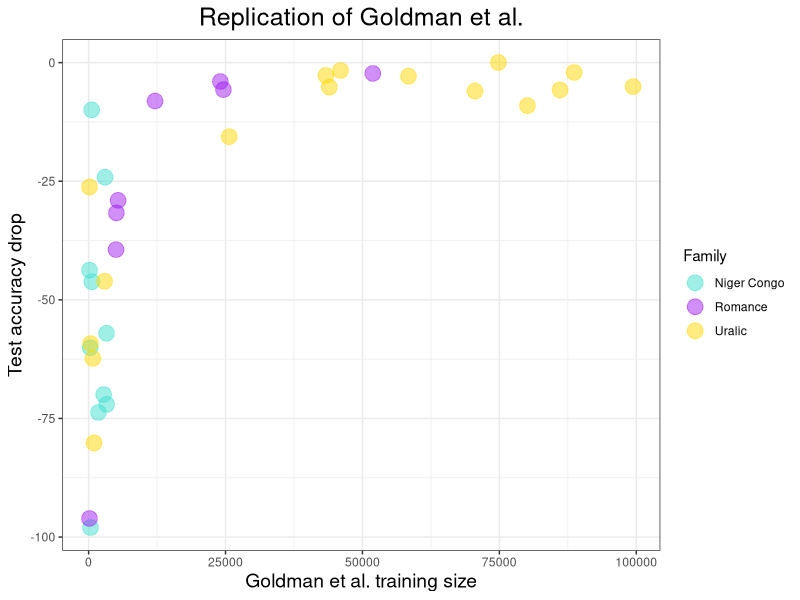
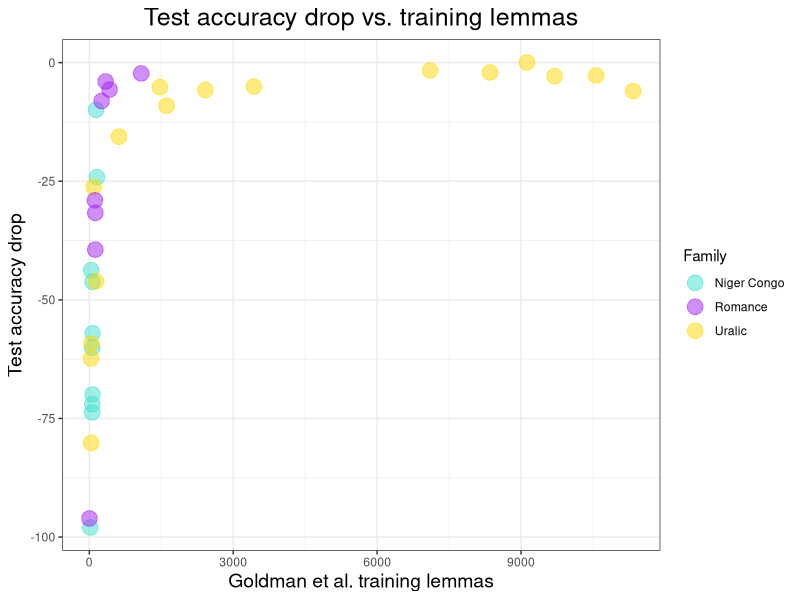
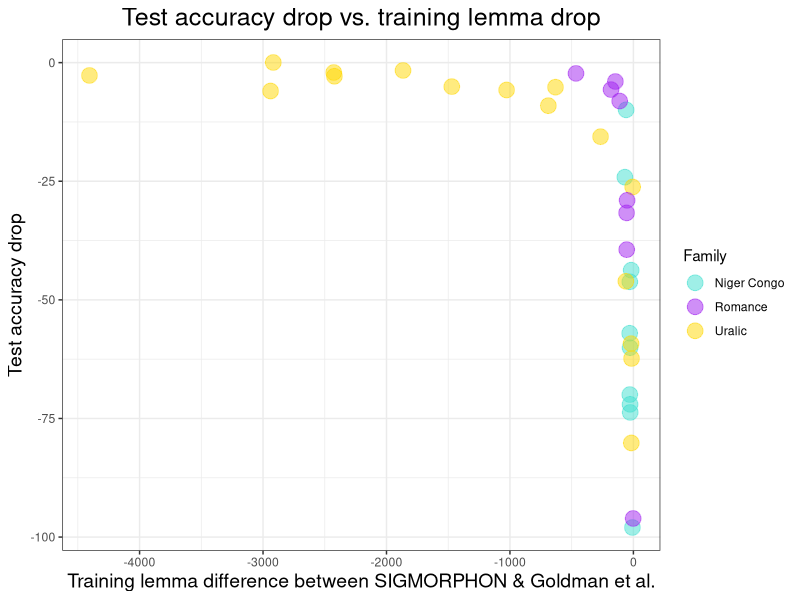
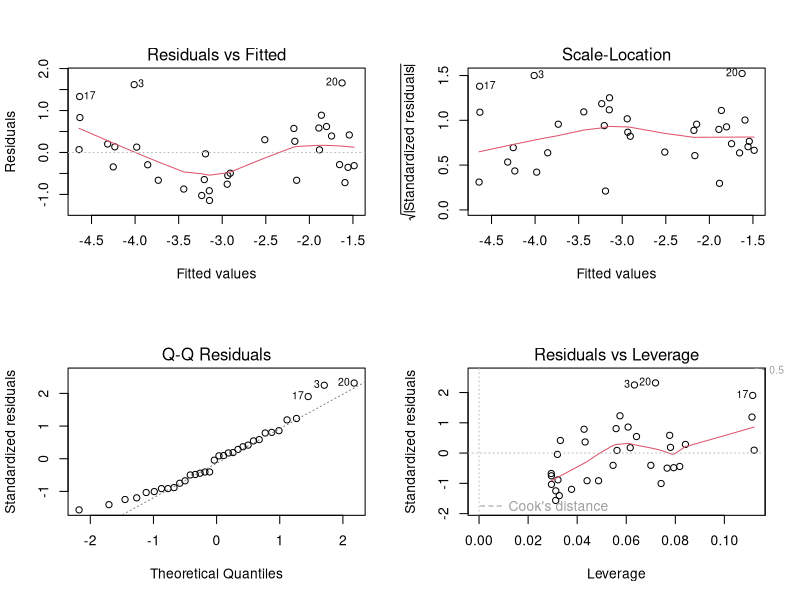
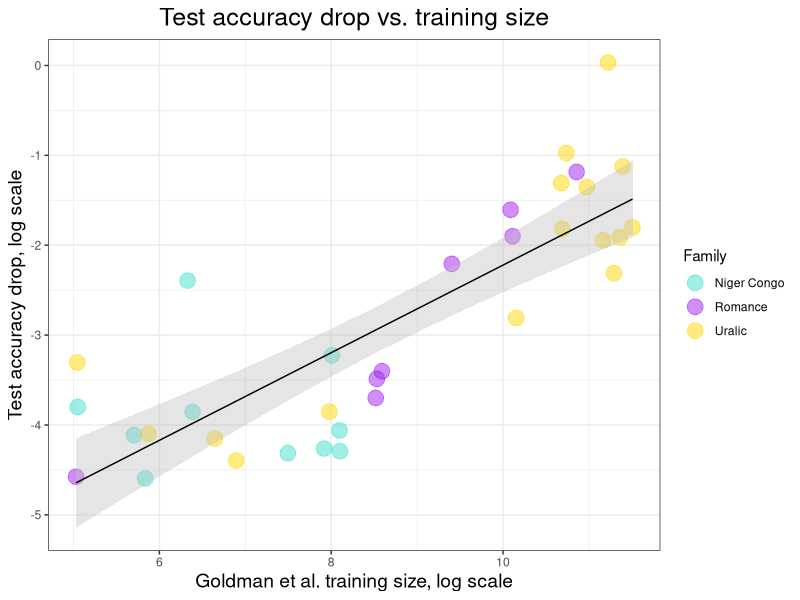
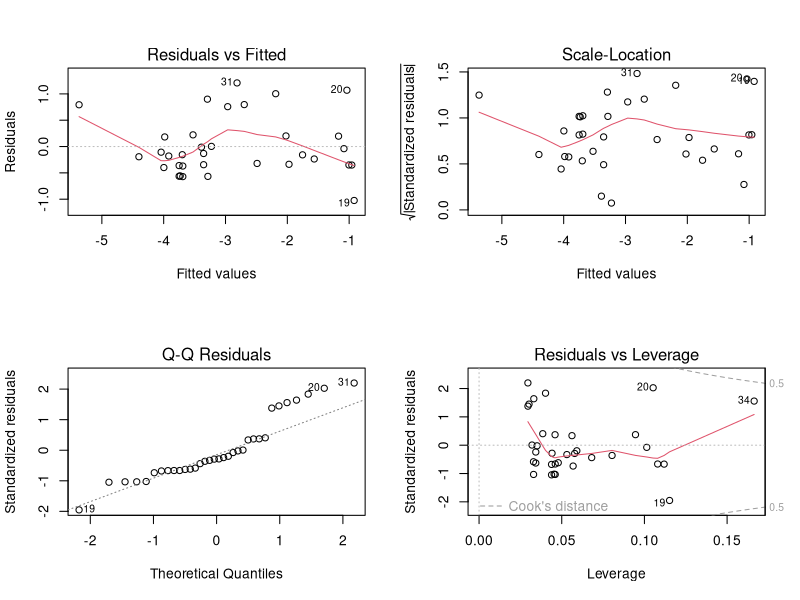
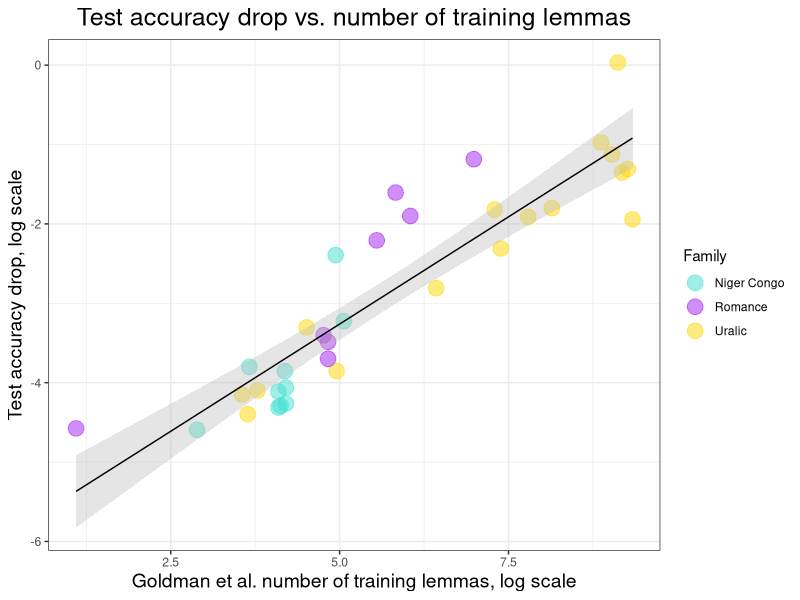
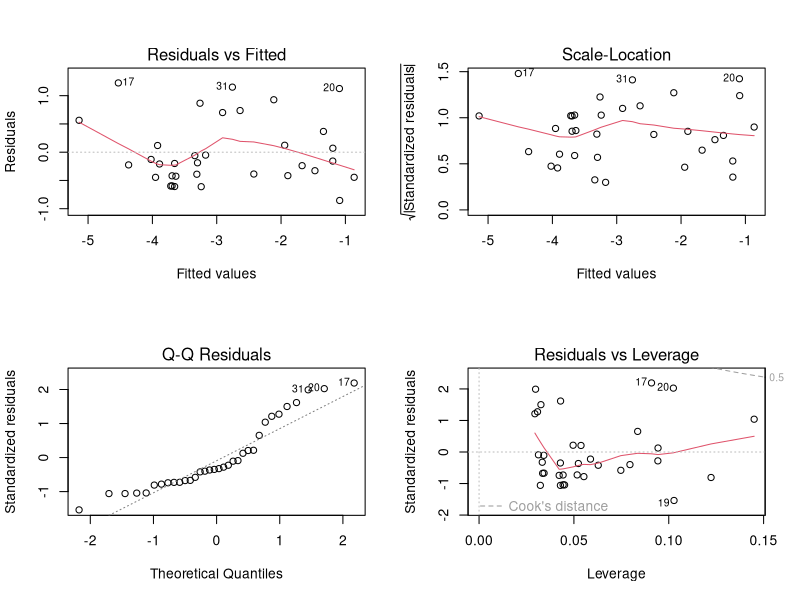

Write the R code that produced these figures, in order.
## ---- chunk 1
library(ggplot2)
library(tidyverse)
library(car)
library(mgcv)
require(splines)
## ---- chunk 2
df<-read.csv("replication/replication_complete.csv")

# Make the family column pretty 
df$Family = str_to_title(str_replace(df$Family, "_", " "))

# We're going to be making a lot of log-log plots, so lets make our lives easier:
df$log_test_acc_drop = -1*log((-1*df$test_acc_drop)+1)
df$log_train_lemma_diff = -1*log(-1*df$train_lemma_diff_raw)
## ---- chunk 3
df %>% 
  ggplot(aes(Goldman_train_size, test_acc_drop)) + 
  geom_point(aes(colour = Family), size = 5, alpha = 0.5) + 
  scale_color_manual(values=c("turquoise", "purple", "gold")) + 
  theme_bw() + 
  xlab("Goldman et al. training size") + 
  ylab("Test accuracy drop") + 
  ggtitle("Replication of Goldman et al.") + 
  theme(plot.title = element_text(hjust=0.5, size=18), 
        axis.title.y = element_text(size=14),
        axis.title.x = element_text(size=14),
        )
## ---- chunk 4
df %>% 
  ggplot(aes(Goldman_train_lemmas, test_acc_drop)) + 
  geom_point(aes(colour = Family), size = 5, alpha = 0.5) + 
  scale_color_manual(values=c("turquoise", "purple", "gold")) + 
  theme_bw() + 
  xlab("Goldman et al. training lemmas") + 
  ylab("Test accuracy drop") + 
  ggtitle("Test accuracy drop vs. training lemmas") + 
  theme(plot.title = element_text(hjust=0.5, size=18), 
        axis.title.y = element_text(size=14),
        axis.title.x = element_text(size=14),
  )
## ---- chunk 5
df %>% 
  ggplot(aes(train_lemma_diff_raw, test_acc_drop)) + 
  geom_point(aes(colour = Family), size = 5, alpha = 0.5) + 
  scale_color_manual(values=c("turquoise", "purple", "gold")) + 
  theme_bw() + 
  xlab("Training lemma difference between SIGMORPHON & Goldman et al.") + 
  ylab("Test accuracy drop") + 
  ggtitle("Test accuracy drop vs. training lemma drop") + 
  theme(plot.title = element_text(hjust=0.5, size=18), 
        axis.title.y = element_text(size=14),
        axis.title.x = element_text(size=14),
  )
## ---- chunk 6
# We'll use this helper function to run our stats
correlations <- function(a, b){
  for (m in list("pearson", "spearman", "kendall")){
    # Supressing warnings bc we'll get them whenever there are ties 
    suppressWarnings(res <- cor.test(a, b, method = m))
    formatted <- sprintf("%s: %f (p = %e)", res$method, res$estimate, res$p.value)
    print(formatted)
  }
}

# We'll use this helper function to get information about our model
eval_model <- function(model, df){
  rsquared = summary(model)$r.squared
  AIC = AIC(model)
  results <- sprintf("R^2: %f, AIC: %f", rsquared, AIC)
  print(results)
  layout(matrix(c(1,2,3,4),2,2)) 
  plot(model)
  return(predict(model, df, se = TRUE))
}

# We'll use this helper function to compare two models 
compare_models <- function(model_both, model_single){
  layout(matrix(c(1,2,3,4),2,2)) 
  plot(model_both)
  AIC = AIC(model_both)
  anovap = anova(model_both, model_single)$`Pr(>F)`[-1]
  results <- sprintf("AIC: %f, ANOVA p: %f", AIC, anovap)
  print(results)
  vif(model_both)
}
## ---- chunk 7
train_size_lm = lm(log_test_acc_drop ~ log(Goldman_train_size), data = df)
pred <- eval_model(train_size_lm, df)

df %>% 
  ggplot(aes(log(Goldman_train_size), log_test_acc_drop)) + 
  geom_point(aes(colour = Family), size = 5, alpha = 0.5) + 
  scale_color_manual(values=c("turquoise", "purple", "gold")) + 
  theme_bw() + 
  xlab("Goldman et al. training size, log scale") + 
  ylab("Test accuracy drop, log scale") + 
  ggtitle("Test accuracy drop vs. training size") + 
  theme(plot.title = element_text(hjust=0.5, size=18), 
        axis.title.y = element_text(size=14),
        axis.title.x = element_text(size=14),
  )  +
  geom_ribbon(aes(x = log(Goldman_train_size), 
                  ymin = pred$fit - 2 * pred$se.fit, 
                  ymax = pred$fit + 2 * pred$se.fit), 
              fill = "grey", 
              alpha = .4) + 
  geom_line(aes(x = log(Goldman_train_size), y = pred$fit), color = "black")

correlations(log(df$Goldman_train_size), df$log_test_acc_drop)
## ---- chunk 8
train_lemma_lm = lm(log_test_acc_drop ~ log(Goldman_train_lemmas), data = df)
pred <- eval_model(train_lemma_lm, df)

df %>% 
  ggplot(aes(log(Goldman_train_lemmas), log_test_acc_drop)) + 
  geom_point(aes(colour = Family), size = 5, alpha = 0.5) + 
  scale_color_manual(values=c("turquoise", "purple", "gold")) + 
  theme_bw() + 
  xlab("Goldman et al. number of training lemmas, log scale") + 
  ylab("Test accuracy drop, log scale") + 
  ggtitle("Test accuracy drop vs. number of training lemmas") + 
  theme(plot.title = element_text(hjust=0.5, size=18), 
        axis.title.y = element_text(size=14),
        axis.title.x = element_text(size=14),
  )  + 
  geom_ribbon(aes(x = log(Goldman_train_lemmas), 
                 ymin = pred$fit - 2 * pred$se.fit, 
                 ymax = pred$fit + 2 * pred$se.fit), 
             fill = "grey", 
             alpha = .4) + 
  geom_line(aes(x = log(Goldman_train_lemmas), y = pred$fit), color = "black")

correlations(log(df$Goldman_train_lemmas), df$log_test_acc_drop)
## ---- chunk 9
lemma_drop_lm = lm(log_test_acc_drop ~ log_train_lemma_diff, data = df)
pred <- eval_model(lemma_drop_lm, df)

df %>% 
  ggplot(aes(log_train_lemma_diff, log_test_acc_drop)) + 
  geom_point(aes(colour = Family), size = 5, alpha = 0.5) + 
  scale_color_manual(values=c("turquoise", "purple", "gold")) + 
  theme_bw() + 
  xlab("Training lemma drop, log scale") + 
  ylab("Test accuracy drop, log scale") + 
  ggtitle("Test accuracy drop vs. training lemma drop") +
  theme(plot.title = element_text(hjust=0.5, size=18), 
        axis.title.y = element_text(size=14),
        axis.title.x = element_text(size=14),
  )  + 
  geom_ribbon(aes(x = log_train_lemma_diff, 
                 ymin = pred$fit - 2 * pred$se.fit, 
                 ymax = pred$fit + 2 * pred$se.fit), 
             fill = "grey", 
             alpha = .4) + 
  geom_line(aes(x = log_train_lemma_diff, y = pred$fit), color = "black")

correlations(df$log_train_lemma_diff, df$log_test_acc_drop)
## ---- chunk 10
df %>% 
  ggplot(aes(log(Goldman_train_size), log(Goldman_train_lemmas))) + 
  geom_point(aes(colour = Family), size = 5, alpha = 0.5) + 
  scale_color_manual(values=c("turquoise", "purple", "gold")) + 
  theme_bw() + 
  xlab("Goldman et al. training size, log scale") + 
  ylab("Goldman et al. number of training lemmas, log scale") + 
  ggtitle("Training size vs. training lemmas, log scale") + 
  theme(plot.title = element_text(hjust=0.5, size=18), 
        axis.title.y = element_text(size=14),
        axis.title.x = element_text(size=14),
  )  + 
  stat_smooth(method="lm", color="black", size=0.5, alpha = 0.5)

correlations(log(df$Goldman_train_size), log(df$Goldman_train_lemmas))
## ---- chunk 11
df %>%
  ggplot(aes(log(Goldman_train_size), log_train_lemma_diff)) + 
  geom_point(aes(colour = Family), size = 5, alpha = 0.5) + 
  scale_color_manual(values=c("turquoise", "purple", "gold")) + 
  theme_bw() + 
  xlab("Goldman et al. training size, log scale") + 
  ylab("Training lemma difference, log scale") + 
  ggtitle("Training size vs. training lemma drop") + 
  theme(plot.title = element_text(hjust=0.5, size=18), 
        axis.title.y = element_text(size=14),
        axis.title.x = element_text(size=14),
  )  + 
  stat_smooth(method="lm", color="black", size=0.5, alpha = 0.5)

correlations(log(df$Goldman_train_size), df$log_train_lemma_diff)
## ---- chunk 12
df %>%
  ggplot(aes(log(Goldman_train_lemmas), log_train_lemma_diff)) + 
  geom_point(aes(colour = Family), size = 5, alpha = 0.5) + 
  scale_color_manual(values=c("turquoise", "purple", "gold")) + 
  theme_bw() + 
  xlab("Goldman et al. training lemmas, log scale") + 
  ylab("Training lemma difference, log scale") + 
  ggtitle("Training lemmas vs. training lemma drop") + 
  theme(plot.title = element_text(hjust=0.5, size=18), 
        axis.title.y = element_text(size=14),
        axis.title.x = element_text(size=14),
  )  + 
  stat_smooth(method="lm", color="black", size=0.5, alpha = 0.5)

correlations(log(df$Goldman_train_lemmas), df$log_train_lemma_diff)
## ---- chunk 13
lemmas_plus_train_lm = lm(log_test_acc_drop ~ log(Goldman_train_size) + log(Goldman_train_lemmas), data = df)
compare_models(lemmas_plus_train_lm, train_lemma_lm)
## ---- chunk 14
lemmas_drop_lm = lm(log_test_acc_drop ~ log(Goldman_train_lemmas) + log_train_lemma_diff, data = df)
compare_models(lemmas_drop_lm, train_lemma_lm)
## ---- chunk 15
ns_train_size_lm = lm(log_test_acc_drop ~ ns(log(Goldman_train_size), df=3), data = df)
pred <- eval_model(ns_train_size_lm, df)

df %>% 
  ggplot(aes(log(Goldman_train_size), log_test_acc_drop)) + 
  geom_point(aes(colour = Family), size = 5, alpha = 0.5) + 
  scale_color_manual(values=c("turquoise", "purple", "gold")) + 
  theme_bw() + 
  xlab("Goldman et al. training size, log scale") + 
  ylab("Test accuracy drop, log scale") + 
  ggtitle("Test accuracy drop vs. training size") + 
  theme(plot.title = element_text(hjust=0.5, size=18), 
        axis.title.y = element_text(size=14),
        axis.title.x = element_text(size=14),
  )  +
  geom_ribbon(aes(x = log(Goldman_train_size), 
                  ymin = pred$fit - 2 * pred$se.fit, 
                  ymax = pred$fit + 2 * pred$se.fit), 
              fill = "grey", 
              alpha = .4) + 
  geom_line(aes(x = log(Goldman_train_size), y = pred$fit), color = "black")
## ---- chunk 16
ns_train_lemma_lm = lm(log_test_acc_drop ~ ns(log(Goldman_train_lemmas), df = 3), data = df)
pred <- eval_model(ns_train_lemma_lm, df)

df %>% 
  ggplot(aes(log(Goldman_train_lemmas), log_test_acc_drop)) + 
  geom_point(aes(colour = Family), size = 5, alpha = 0.5) + 
  scale_color_manual(values=c("turquoise", "purple", "gold")) + 
  theme_bw() + 
  xlab("Goldman et al. number of training lemmas, log scale") + 
  ylab("Test accuracy drop, log scale") + 
  ggtitle("Test accuracy drop vs. number of training lemmas") + 
  theme(plot.title = element_text(hjust=0.5, size=18), 
        axis.title.y = element_text(size=14),
        axis.title.x = element_text(size=14),
  )  + 
  geom_ribbon(aes(x = log(Goldman_train_lemmas), 
                 ymin = pred$fit - 2 * pred$se.fit, 
                 ymax = pred$fit + 2 * pred$se.fit), 
             fill = "grey", 
             alpha = .4) + 
  geom_line(aes(x = log(Goldman_train_lemmas), y = pred$fit), color = "black")
## ---- chunk 17
ns_lemma_drop_lm = lm(log_test_acc_drop ~ ns(log_train_lemma_diff, df = 3), data = df)
pred <- eval_model(ns_lemma_drop_lm, df)

df %>% 
  ggplot(aes(log_train_lemma_diff, log_test_acc_drop)) + 
  geom_point(aes(colour = Family), size = 5, alpha = 0.5) + 
  scale_color_manual(values=c("turquoise", "purple", "gold")) + 
  theme_bw() + 
  xlab("Training lemma drop, log scale") + 
  ylab("Test accuracy drop, log scale") + 
  ggtitle("Test accuracy drop vs. training lemma drop") +
  theme(plot.title = element_text(hjust=0.5, size=18), 
        axis.title.y = element_text(size=14),
        axis.title.x = element_text(size=14),
  )  + 
  geom_ribbon(aes(x = log_train_lemma_diff, 
                 ymin = pred$fit - 2 * pred$se.fit, 
                 ymax = pred$fit + 2 * pred$se.fit), 
             fill = "grey", 
             alpha = .4) + 
  geom_line(aes(x = log_train_lemma_diff, y = pred$fit), color = "black")
## ---- chunk 18
ns_lemmas_plus_train_lm = lm(log_test_acc_drop ~ ns(log(Goldman_train_size), df = 3) + ns(log(Goldman_train_lemmas), df = 3), data = df)
compare_models(ns_lemmas_plus_train_lm, ns_train_lemma_lm)
## ---- chunk 19
ns_lemmas_drop_lm = lm(log_test_acc_drop ~ ns(log(Goldman_train_lemmas), df = 3) + ns(log_train_lemma_diff, df = 3), data = df)
compare_models(ns_lemmas_drop_lm, ns_train_lemma_lm)
## ---- chunk 20
Gold <- df %>% 
  select(train=Goldman_train_size, 
         lemmas = Goldman_train_lemmas,
         test = Goldman_test_acc, 
         Family = Family
         ) 
Gold$Type = "Goldman"

Sigm <- df %>% 
  select(train = SIGMORPHON_train_size,
         lemmas = SIGMORPHON_train_lemmas,
         test = SIGMORPHON_test_acc,
         Family = Family
         )
Sigm$Type = "SIGMORPHON"

new_df = rbind(Gold, Sigm)
## ---- chunk 21
new_df %>% 
  ggplot(aes(log(train), log(test + 1), color = Type)) +
  geom_point(aes(shape = Family), size = 5, alpha = 0.5) + 
  scale_color_manual(values=c("turquoise", "purple", "gold")) + 
  stat_smooth(aes(color=Type), method="lm", size=0.5, alpha = 0.5)+ 
  theme_bw() + 
  xlab("Training size, log scale") + 
  ylab("Test accuracy, log scale") + 
  ggtitle("Test accuracy vs. training size") + 
  theme(plot.title = element_text(hjust=0.5, size=18), 
        axis.title.y = element_text(size=14),
        axis.title.x = element_text(size=14),
  ) 
print("-------GOLDMAN ------")
correlations(log(df$Goldman_train_size), log(df$Goldman_test_acc + 1))
print("-------SIGMORPHON -------")
correlations(log(df$SIGMORPHON_train_size), log(df$SIGMORPHON_test_acc + 1))
## ---- chunk 22
new_df %>% 
  ggplot(aes(log(lemmas), log(test + 1), color = Type)) +
  geom_point(aes(shape = Family), size = 5, alpha = 0.5) + 
  scale_color_manual(values=c("turquoise", "purple", "gold")) + 
  stat_smooth(aes(color=Type), method="lm", size=0.5, alpha = 0.5) + 
  theme_bw() + 
  xlab("Training lemmas, log scale") + 
  ylab("Test accuracy, log scale") + 
  ggtitle("Test accuracy vs. training lemmas") + 
  theme(plot.title = element_text(hjust=0.5, size=18), 
        axis.title.y = element_text(size=14),
        axis.title.x = element_text(size=14),
  ) 
print("-------GOLDMAN ------")
correlations(log(df$Goldman_train_lemmas), log(df$Goldman_test_acc + 1))
print("-------SIGMORPHON -------")
correlations(log(df$SIGMORPHON_train_lemmas), log(df$SIGMORPHON_test_acc + 1))
## ---- chunk 23
print("-------GOLDMAN ------")
correlations(log(df$Goldman_train_size), log(df$Goldman_train_lemmas))
print("-------SIGMORPHON -------")
correlations(log(df$SIGMORPHON_train_size), log(df$SIGMORPHON_train_lemmas))
## ---- chunk 24
train_size_lm = lm(log(Goldman_test_acc + 1) ~ log(Goldman_train_size), data = df)
pred <- eval_model(train_size_lm, df)

df %>% 
  ggplot(aes(log(Goldman_train_size), log(Goldman_test_acc + 1))) + 
  geom_point(aes(colour = Family), size = 5, alpha = 0.5) + 
  scale_color_manual(values=c("turquoise", "purple", "gold")) + 
  theme_bw() + 
  xlab("Goldman et al. training size, log scale") + 
  ylab("Goldman et al. test accuracy, log scale") + 
  ggtitle("Goldman et al. test accuracy vs. training size") + 
  theme(plot.title = element_text(hjust=0.5, size=18), 
        axis.title.y = element_text(size=14),
        axis.title.x = element_text(size=14),
  )  + 
  geom_ribbon(aes(x = log(Goldman_train_size), 
                  ymin = pred$fit - 2 * pred$se.fit, 
                  ymax = pred$fit + 2 * pred$se.fit), 
              fill = "grey", 
              alpha = .4) + 
  geom_line(aes(x = log(Goldman_train_size), y = pred$fit), color = "black") 
## ---- chunk 25
train_lemma_lm = lm(log(Goldman_test_acc + 1) ~ log(Goldman_train_lemmas), data = df)
pred <- eval_model(train_lemma_lm)

df %>% 
  ggplot(aes(log(Goldman_train_lemmas), log(Goldman_test_acc + 1))) + 
  geom_point(aes(colour = Family), size = 5, alpha = 0.5) + 
  scale_color_manual(values=c("turquoise", "purple", "gold")) + 
  theme_bw() + 
  xlab("Goldman et al. number of training lemmas, log scale") + 
  ylab("Goldman et al. test accuracy, log scale") + 
  ggtitle("Goldman et al. test accuracy vs. number of training lemmas") + 
  theme(plot.title = element_text(hjust=0.5, size=18), 
        axis.title.y = element_text(size=14),
        axis.title.x = element_text(size=14),
  )  + 
  geom_ribbon(aes(x = log(Goldman_train_lemmas), ymin = pred$fit - 2 * pred$se.fit, ymax = pred$fit + 2 * pred$se.fit), fill = "grey", alpha = .4) + 
  geom_line(aes(x = log(Goldman_train_lemmas), y = predict(train_lemma_lm)), color = "black")

## ---- chunk 26
lemmas_plus_train_lm <- lm(log(Goldman_test_acc + 1) ~ log(Goldman_train_size) + log(Goldman_train_lemmas), data = df)
compare_models(lemmas_plus_train_lm, train_lemma_lm)
compare_models(lemmas_plus_train_lm, train_size_lm)
## ---- chunk 27
ns_train_size_lm = lm(log(Goldman_test_acc + 1) ~ ns(log(Goldman_train_size), df = 3), data = df)
pred <- eval_model(ns_train_size_lm, df)
df %>% 
  ggplot(aes(log(Goldman_train_size), log(Goldman_test_acc + 1))) + 
  geom_point(aes(colour = Family), size = 5, alpha = 0.5) + 
  scale_color_manual(values=c("turquoise", "purple", "gold")) + 
  theme_bw() + 
  xlab("Goldman et al. training size, log scale") + 
  ylab("Goldman et al. test accuracy, log scale") + 
  ggtitle("Goldman et al. test accuracy vs. training size") + 
  theme(plot.title = element_text(hjust=0.5, size=18), 
        axis.title.y = element_text(size=14),
        axis.title.x = element_text(size=14),
  )  + 
  geom_ribbon(aes(x = log(Goldman_train_size), 
                  ymin = pred$fit - 2 * pred$se.fit, 
                  ymax = pred$fit + 2 * pred$se.fit), 
              fill = "grey", 
              alpha = .4) + 
  geom_line(aes(x = log(Goldman_train_size), y = pred$fit), color = "black")
## ---- chunk 28
ns_train_lemma = lm(log(Goldman_test_acc + 1) ~ ns(log(Goldman_train_lemmas), df = 3), data = df)
pred <-  eval_model(ns_train_lemma, df)
df %>% 
  ggplot(aes(log(Goldman_train_lemmas), log(Goldman_test_acc + 1))) + 
  geom_point(aes(colour = Family), size = 5, alpha = 0.5) + 
  scale_color_manual(values=c("turquoise", "purple", "gold")) + 
  theme_bw() + 
  xlab("Goldman et al. number of training lemmas, log scale") + 
  ylab("Goldman et al. test accuracy, log scale") + 
  ggtitle("Goldman et al. test accuracy vs. number of training lemmas") + 
  theme(plot.title = element_text(hjust=0.5, size=18), 
        axis.title.y = element_text(size=14),
        axis.title.x = element_text(size=14),
  )  + 
  geom_ribbon(aes(x = log(Goldman_train_lemmas), 
                  ymin = pred$fit - 2 * pred$se.fit, 
                  ymax = pred$fit + 2 * pred$se.fit), 
              fill = "grey", 
              alpha = .4) + 
  geom_line(aes(x = log(Goldman_train_lemmas), y = pred$fit), color = "black")
## ---- chunk 29
ns_lemmas_plus_train_lm <- lm(log(Goldman_test_acc + 1) ~ ns(log(Goldman_train_size), df = 3) + ns(log(Goldman_train_lemmas), df = 3), data = df)
compare_models(ns_lemmas_plus_train_lm, ns_train_lemma)
compare_models(ns_lemmas_plus_train_lm, ns_train_size_lm)
